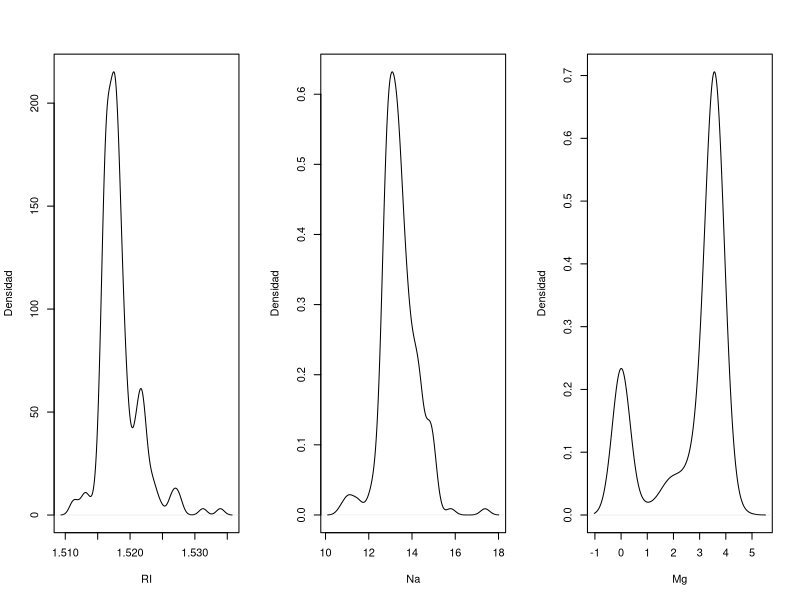
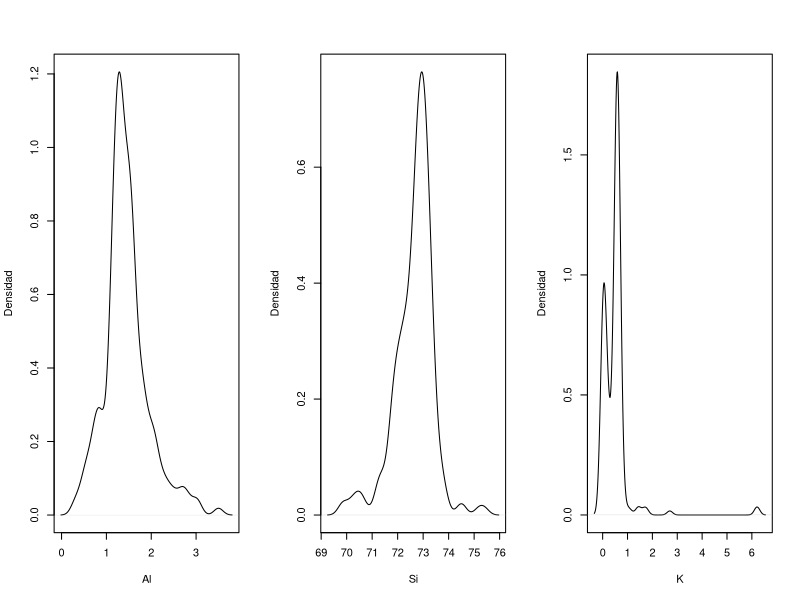
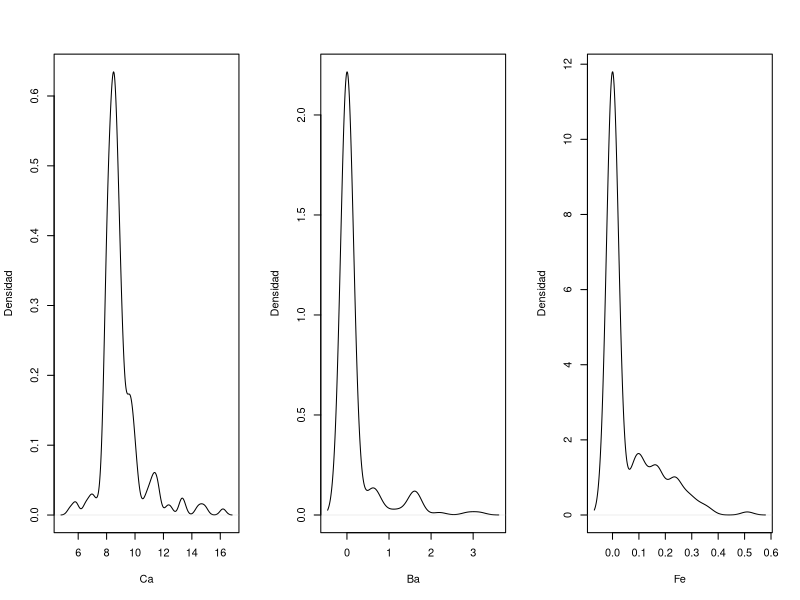
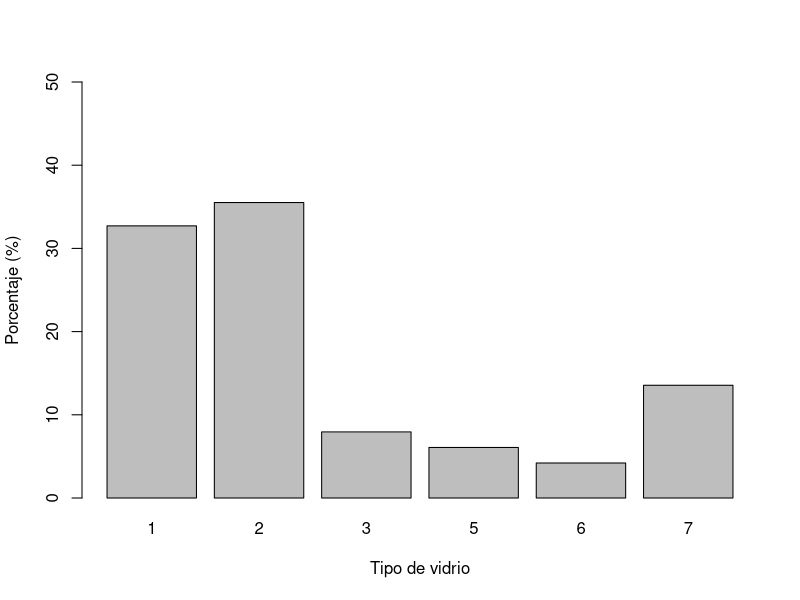
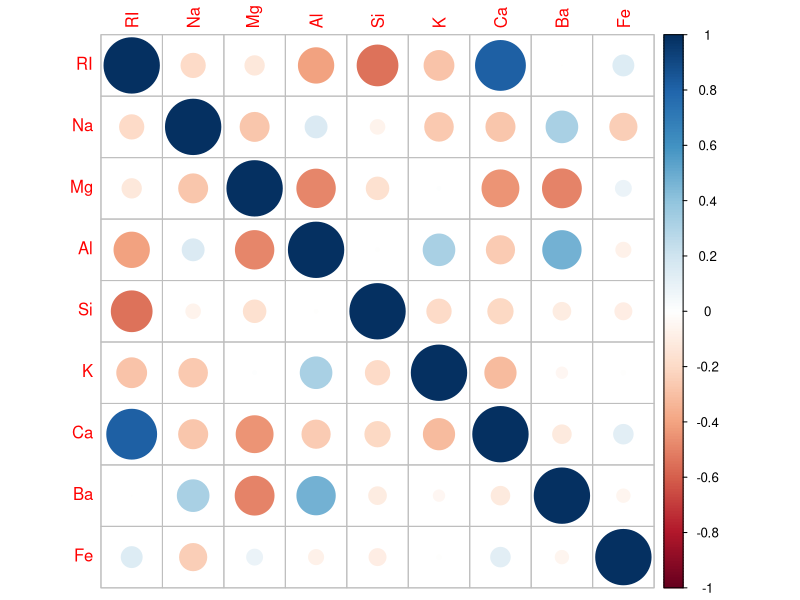
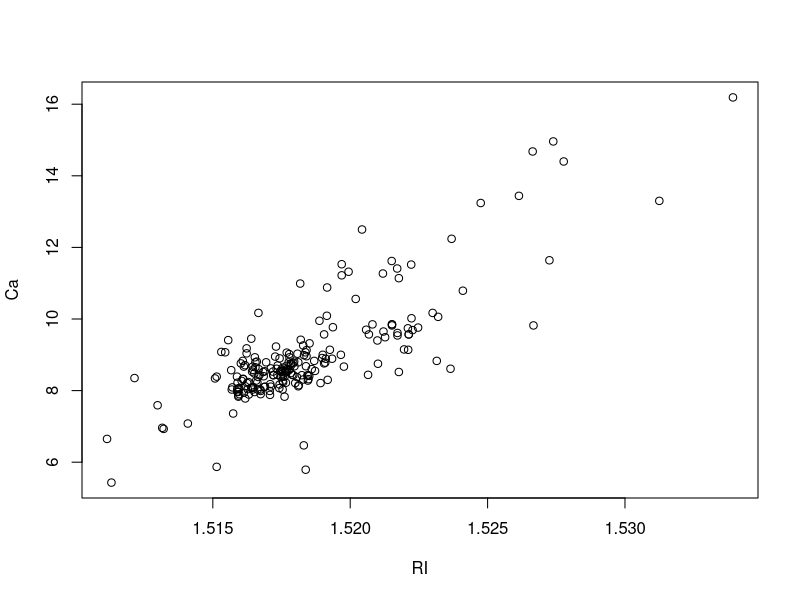
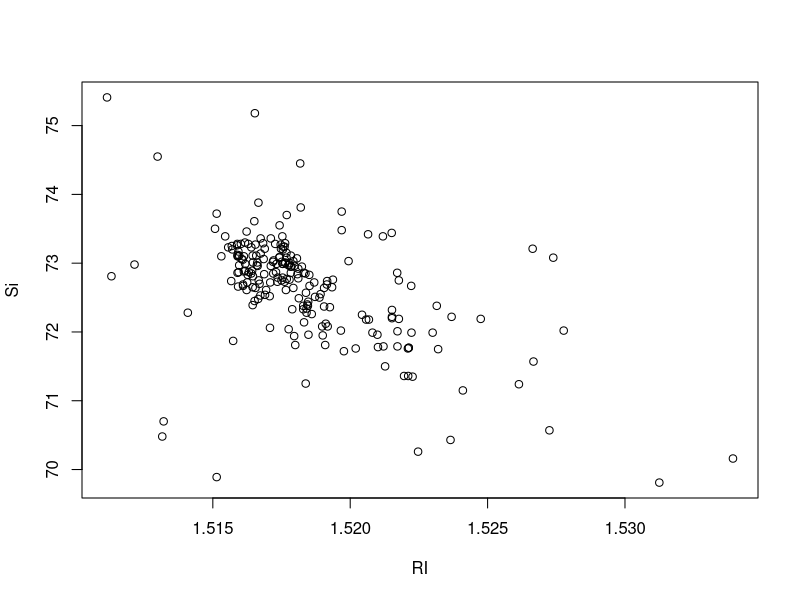

Here is the R script that generated these plots, in order:
library(mlbench)
data(Glass)

# summarize the dataset
summary(Glass)

# calculate standard deviation for all attributes
sapply(Glass[,1:9], sd)

## Density Plots
# create a layout of simpler density plots by attribute
par(mfrow = c(1, 3)) # Para graficar 3 graficas.
for(i in 1:9) {
  plot(density(Glass[,i]), xlab = names(Glass)[i], ylab = "Densidad", main = "")
}

par(mfrow = c(1,1)) # Para ya no graficar 3 graficas en una figura.

# distribution of class variable
y <- Glass$Type
frecuencias <- cbind(freq=table(y), percentage=prop.table(table(y))*100)
barplot(frecuencias[,2], width = 1, xlab = "Tipo de vidrio", ylab = "Porcentaje (%)", ylim = c(0, 50))

# load package
library(corrplot)
# calculate correlations
correlations <- cor(Glass[,1:9])
# create correlation plot
corrplot(correlations)

# Scatter plot
plot(Glass[,1], Glass[,7], xlab = names(Glass)[1], ylab = names(Glass)[7])
plot(Glass[,1], Glass[,5], xlab = names(Glass)[1], ylab = names(Glass)[5])


